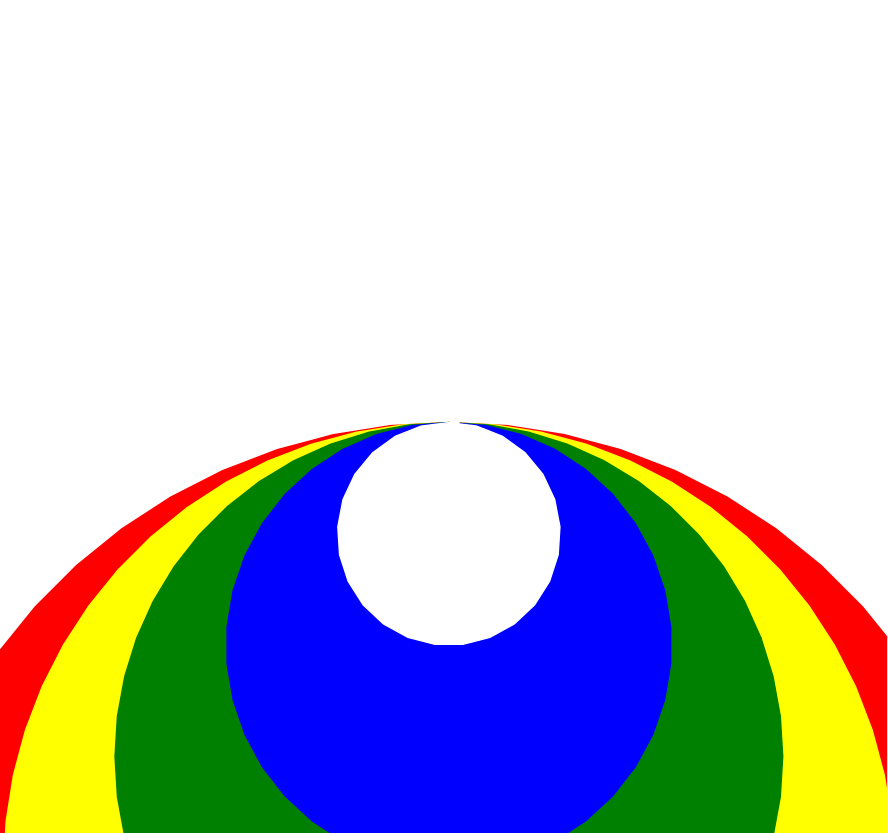

This chart was generated by the following Python code:
import turtle

bob = turtle.Turtle()
bob.speed("fastest")
bob.left(180)

colors = ["red", "yellow", "green", "blue", "white"]

for x in range(len(colors)):
    bob.color(colors[x])
    bob.fillcolor(colors[x])
    size = 400-x*80
    bob.begin_fill()
    bob.circle(size)
    bob.end_fill()
